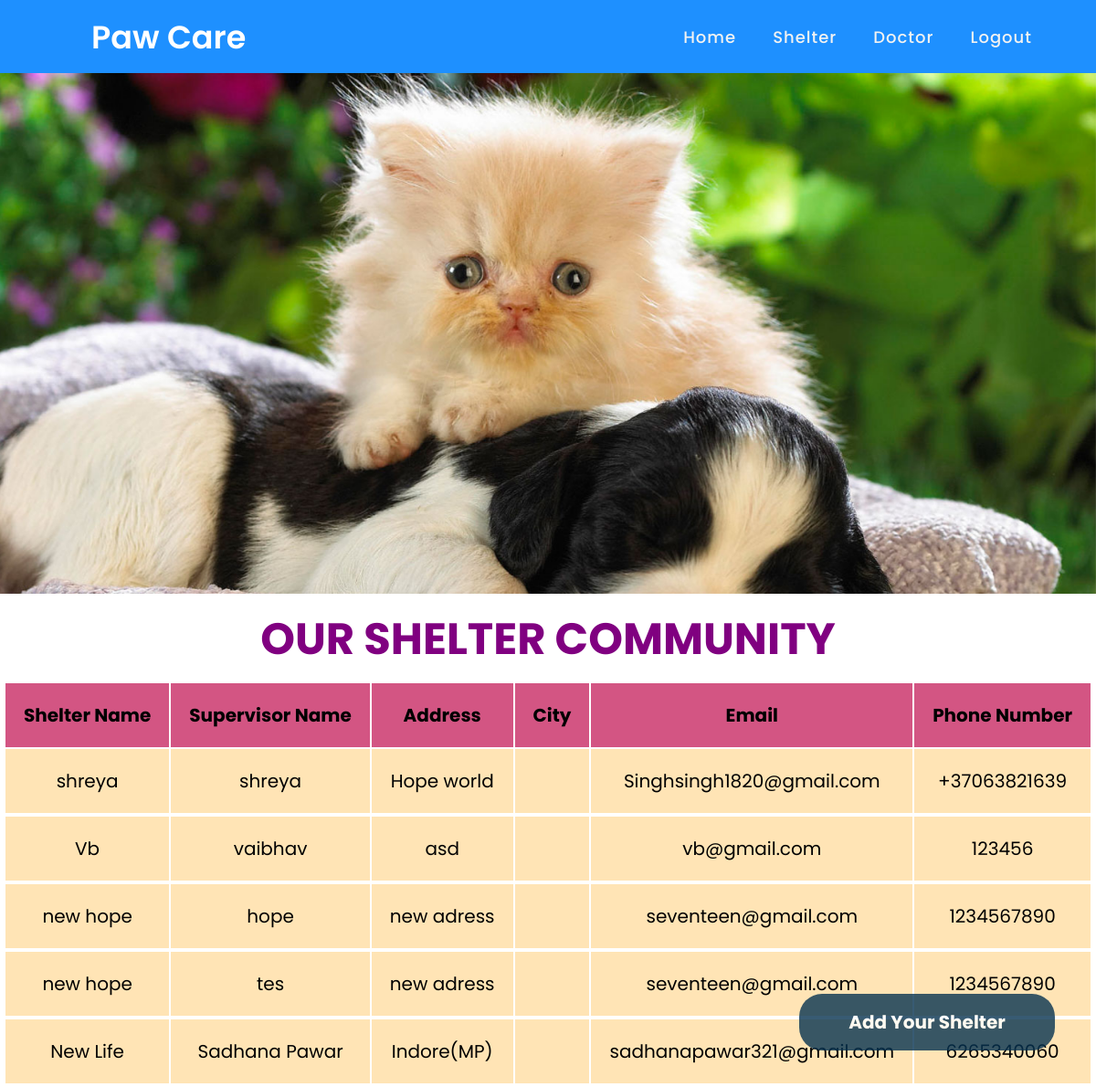
Page /Project/shelter.php on the committed database.
### tables this page shows
CREATE TABLE `shelter` (
  `ID` int(100) NOT NULL,
  `name` varchar(250) NOT NULL,
  `adress` varchar(1000) NOT NULL,
  `email` varchar(250) NOT NULL,
  `s_name` varchar(250) NOT NULL,
  `phone` varchar(250) NOT NULL,
  `applied` tinyint(1) NOT NULL,
  `disaprove` tinyint(1) NOT NULL DEFAULT 0,
  `city` varchar(255) NOT NULL
);

### Project/shelter.php (the view, shortened to what this page needs)
 <?php include("header.php"); ?>
<!DOCTYPE html>
<html>
<head>
    <link rel="stylesheet" type="text/css" href="sh_style.css">
    <link rel="stylesheet" href="https://cdnjs.cloudflare.com/ajax/libs/font-awesome/4.7.0/css/font-awesome.min.css">
</head>
<body>
	<button class="open-button" onclick="openForm()">Add Your Shelter</button>
<?php
include "connection.php";
$query1 = "select * from shelter where applied = 1";
$result1 = mysqli_query($conn, $query1);
?>
    <div class="hero">
    </div>
    <div class="heading">
        <h1>OUR SHELTER COMMUNITY</h1>
    </div>
    <div class="shelter-section" align="center" style="overflow: auto">
        <table style="color: black; ">
            <thead>
            <tr bgcolor="#d35583">
                <th>Shelter Name</th>
                <th>Supervisor Name</th>
                <th>Address</th>
                <th>City</th>
                <th>Email</th>
                <th>Phone Number</th>
            </tr>
            </thead>
            <tbody>
            <?php
                while($row = mysqli_fetch_assoc($result1)){?>
                <tr>
                    <td><?php echo $row['name']; ?></td>
                    <td><?php echo $row['s_name']; ?></td>
                    <td><?php echo $row['adress']; ?></td>
                    <td><?php echo $row['city']; ?></td>
                    <td><?php echo $row['email']; ?></td>
                    <td><?php echo $row['phone']; ?></td>
                <tr>
            <?php } ?>
            </tbody>
        </table>
      </div>
</body>
</html>

### Project/header.php (shortened to what this page needs)
<!DOCTYPE html>
<html>
<head>
</head>
<body>
        <nav>
         <div class="logo">
            Paw Care
         </div>
         <ul>
            <li><a href="index.php">Home</a></li>
            <li><a href="shelter.php">Shelter</a></li>
            <li><a href="doctor.php">Doctor</a></li>
            <li><a href="logout.php">Logout</a></li>
         </ul>
      </nav>
</body>
</html>

### Project/sh_style.css (style rules this page uses)
.open-button { background-color: #073351; color: white; padding: 16px 20px; font-size: 20px; font-weight: bolder; border: none; border-radius:25px; cursor: pointer; opacity: 0.8; position: fixed; bottom: 40px; right: 45px; width: 280px; }

### Project/header.php (style rules this page uses)
* { margin: 0; padding: 0; box-sizing: border-box; font-family: 'Poppins', sans-serif; }
nav { display: flex; height: 80px; width: 100%; background: #1e90ff; align-items: center; justify-content: space-between; padding: 0 50px 0 100px; flex-wrap: wrap; }
nav .logo { color: #fff; font-size: 35px; font-weight: 600; }
nav ul { display: flex; flex-wrap: wrap; list-style: none; }
nav ul li { margin: 0 5px; }
nav ul li a { color: #f2f2f2; text-decoration: none; font-size: 18px; font-weight: 500; padding: 8px 15px; border-radius: 5px; letter-spacing: 1px; transition: all 0.3s ease; }

### Project/shelter.php (style rules this page uses)
.hero { width: 100%; height: 570px; background: rgb(50, 50, 50); background: url(bg5.jpeg) no-repeat 40% 20% fixed; background-size: 130%; overflow: hidden; }
.heading h1 { position: absolute; width: 100%; padding: .3em; font-size: 3em; font-weight: bold; color: #800080; text-align: center; }
table { padding-top: 8%; }
th, td { padding: 20px; text-align: center; font-size: 20px; color: black; }
tbody { background-color: #FFE4B5; }

### rows in the picture
shelter: name "shreya", s_name "shreya", adress "Hope world", email "Singhsingh1820@gmail.com", phone "+37063821639"
shelter: name "Vb", s_name "vaibhav", adress "asd", email "vb@gmail.com", phone "123456"
shelter: name "new hope", s_name "hope", adress "new adress", email "seventeen@gmail.com", phone "1234567890"
shelter: name "new hope", s_name "tes", adress "new adress", email "seventeen@gmail.com", phone "1234567890"
shelter: name "New Life", s_name "Sadhana Pawar", adress "Indore(MP)", email "sadhanapawar321@gmail.com", phone "6265340060"
